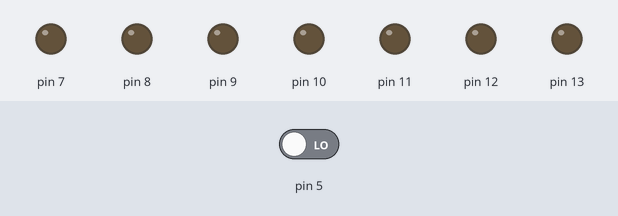
Simulated run of this sketch. Board: Arduino Uno, built with avr-gcc and run on an emulated ATmega328P. On the bench: output pins drawn as LEDs (lit = HIGH). The test bench sets the inputs (shaded band); at power-on: pin 5 LOW.

Above: at 1.2 s.
1.3 s: pin 5 driven HIGH
At 1.5 s:
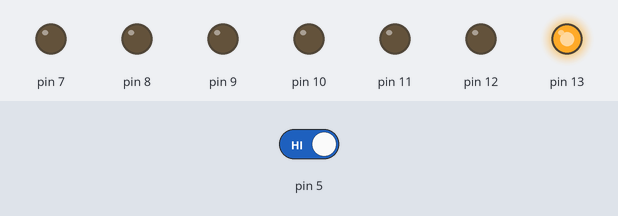
At 1.9 s:
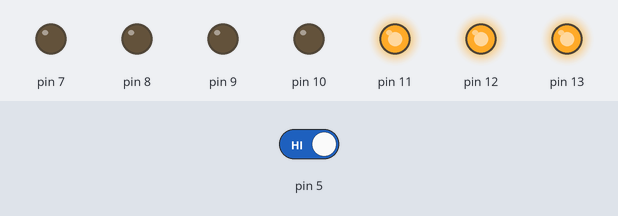
4.3 s: pin 5 driven LOW
At 4.3 s:
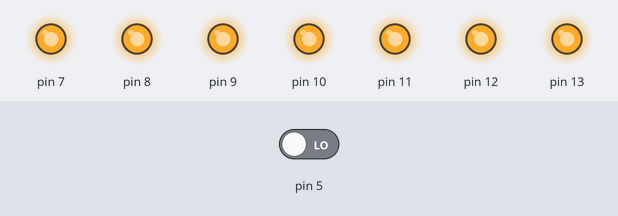
Timing chart, 0 to 7.3 s (numbered marks = the images above; inputs shaded):
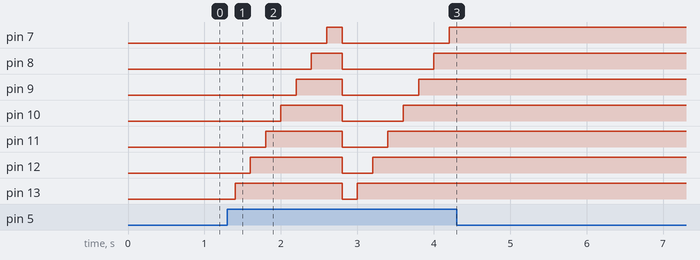

The sketch:

aula--1.ino
```cpp
byte valor = 0;

void setup() {
  pinMode(13, OUTPUT);
  pinMode(12,OUTPUT);
  pinMode(11, OUTPUT);
  pinMode(10, OUTPUT);
  pinMode(9,OUTPUT);
  pinMode(8, OUTPUT);
  pinMode(7, OUTPUT);

}

void loop() {
  int botao = digitalRead(5);

  if (botao == HIGH)
  {
    valor += 1;
    if (valor == 8)
    {
      valor = 0;
    }
  }
  if (valor == 0)
  {
    digitalWrite(13, LOW);
    digitalWrite(12, LOW);
    digitalWrite(11,LOW);
    digitalWrite(10, LOW);
    digitalWrite(9, LOW);
    digitalWrite(8, LOW);
    digitalWrite(7, LOW);
  }
  if (valor == 1)
  {
    digitalWrite(13, HIGH);
    digitalWrite(12, LOW);
    digitalWrite(11,LOW);
    digitalWrite(10, LOW);
    digitalWrite(9, LOW);
    digitalWrite(8, LOW);
    digitalWrite(7, LOW);
  }
  if (valor == 2)
  {
    digitalWrite(13, HIGH);
    digitalWrite(12, HIGH);
    digitalWrite(11,LOW);
    digitalWrite(10, LOW);
    digitalWrite(9, LOW);
    digitalWrite(8, LOW);
    digitalWrite(7, LOW);
  }
  if (valor == 3)
  {
    digitalWrite(13, HIGH);
    digitalWrite(12, HIGH);
    digitalWrite(11, HIGH);
    digitalWrite(10, LOW);
    digitalWrite(9, LOW);
    digitalWrite(8, LOW);
    digitalWrite(7, LOW);
  }
  if (valor == 4)
  {
    digitalWrite(13, HIGH);
    digitalWrite(12, HIGH);
    digitalWrite(11, HIGH);
    digitalWrite(10, HIGH);
    digitalWrite(9, LOW);
    digitalWrite(8, LOW);
    digitalWrite(7, LOW);
  }
  if (valor == 5)
  {
    digitalWrite(13, HIGH);
    digitalWrite(12, HIGH);
    digitalWrite(11, HIGH);
    digitalWrite(10, HIGH);
    digitalWrite(9, HIGH);
    digitalWrite(8, LOW);
    digitalWrite(7, LOW);
  }
  if (valor == 6)
  {
    digitalWrite(13, HIGH);
    digitalWrite(12, HIGH);
    digitalWrite(11, HIGH);
    digitalWrite(10, HIGH);
    digitalWrite(9, HIGH);
    digitalWrite(8, HIGH);
    digitalWrite(7, LOW);
  }
  if (valor == 7)
  {
    digitalWrite(13, HIGH);
    digitalWrite(12, HIGH);
    digitalWrite(11, HIGH);
    digitalWrite(10, HIGH);
    digitalWrite(9, HIGH);
    digitalWrite(8, HIGH);
    digitalWrite(7, HIGH);
  }

  delay(200);

}
```

Measured:
- after the input at 1.3 s, pin 7: LOW → HIGH after 1.3 s, → LOW 0.20 s later, → HIGH 1.4 s later; pin 8: LOW → HIGH after 1.1 s, → LOW 0.40 s later, → HIGH 1.2 s later
- after the input at 4.3 s, pin 7–13: stops changing and stays HIGH
